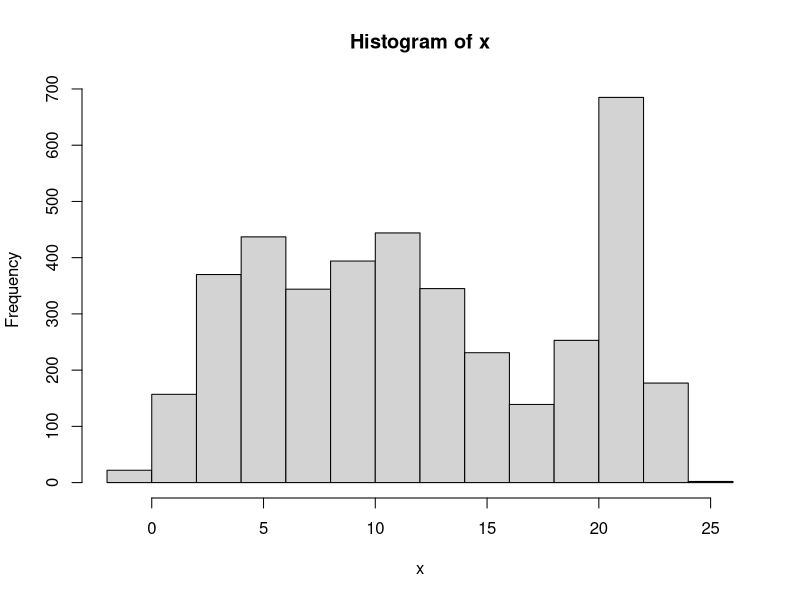

R code for this plot:
## ---- chunk 1
set_converter <- function(exchange_rate) {
  return(function(amount) round(amount / exchange_rate, 2))
}

convert_to_USD <- set_converter(65.94)
convert_to_USD(66000)
convert_to_USD <- set_converter(66.0)
convert_to_USD(66000)
## ---- chunk 2
if(!require(purrr)) install.packages('purrr')

set.seed(1111)
x <- purrr::map2(
  c(4, 10, 13, 21),
  c(2, 3, 4, 1),
  ~ rnorm(1000, .x, .y)
) %>%
  do.call(c, args = .)

summary(x)
hist(x, breaks = 15)
